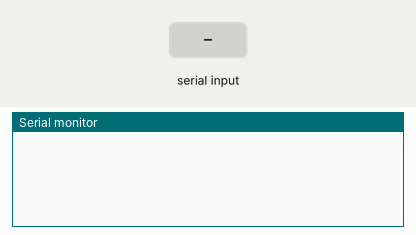
Recording of a sketch running on a simulated Arduino Uno, built with avr-gcc and run on an emulated ATmega328P. Parts: the last lines printed to the serial monitor. The inputs (shaded band) are chosen by the test bench.

Above: at 1.2 s.
1.3 s: "speed:" received over Serial
At 2.8 s:
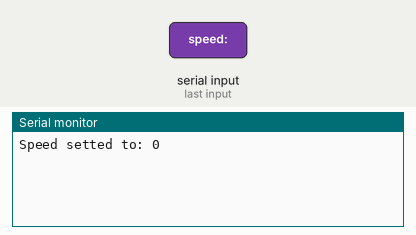
3.8 s: "cm:" received over Serial
At 6.1 s:
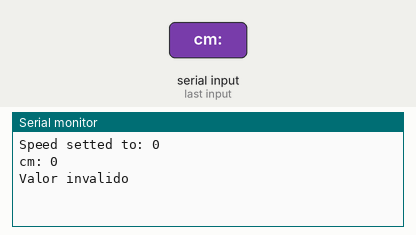

The sketch:

28BYJ-48-CM.ino
```cpp
#include <Stepper.h>

const int stepsPerRevolution = 64;

//Inicializa a biblioteca utilizando as portas de 8 a 11 para
#define IN_1 2
#define IN_2 3
#define IN_3 4
#define IN_4 5
Stepper myStepper(stepsPerRevolution, IN_1, IN_3, IN_2, IN_4);

void setup()
{
  Serial.begin(9600);

  //Determina a velocidade inicial do motor
  myStepper.setSpeed(512);
}

void loop()
{
  if (Serial.available()) {
    String data = Serial.readString();

    if (data.startsWith("speed:")) {
      int newSpeed = data.substring(6).toInt();

      if (newSpeed > 500) {
        Serial.println("Could not set speed up to 500!");
      } else {
        myStepper.setSpeed(newSpeed);
        Serial.print("Speed setted to: ");
        Serial.println(newSpeed);
      }
    } else if (data.startsWith("cm:")) {
      int cm = data.substring(3).toInt();
      Serial.print("cm: ");
      Serial.println(cm);
      if (cm >= -30 && cm <= 30 && cm != 0) {
        /*
         * 2048 - 13,823
         * x    - 1
         * x = 585,14
         */
         int uma_volta_steps = 2048;
         float uma_volta_cm = 13.823;
         int steps_um_cm = uma_volta_steps/uma_volta_cm;
         myStepper.step(cm*steps_um_cm);
      } else {
        Serial.println("Valor invalido");
      }

      delay(2);
    }
  }
}
```

Measured:
- after the input at 1.3 s, the serial monitor: prints a new line after 1.0 s (image 1)
- after the input at 3.8 s, the serial monitor: prints a new line after 1.0 s (image 2)
